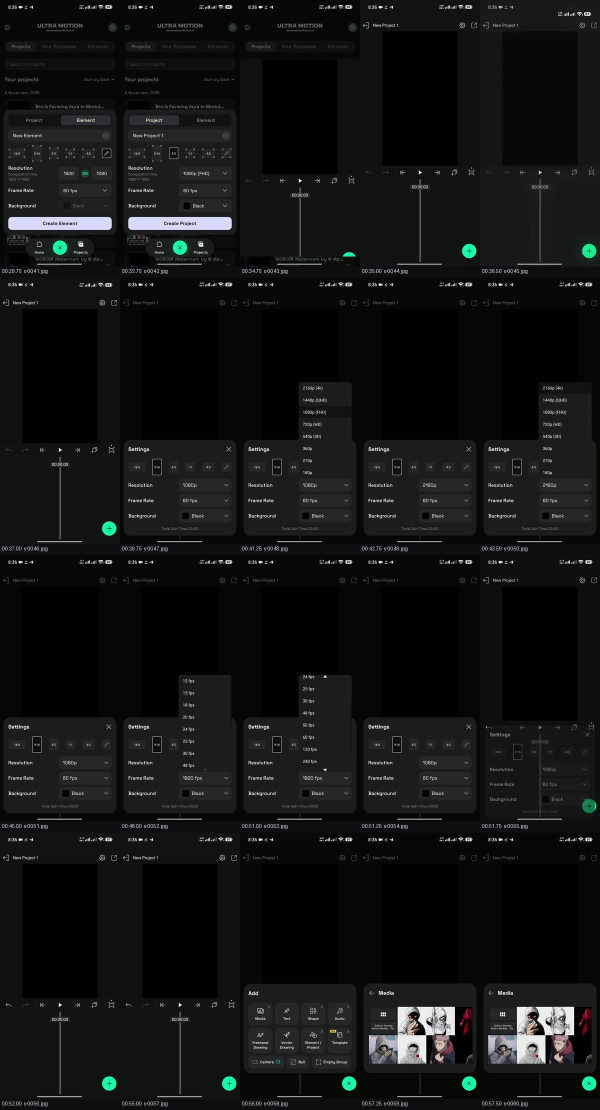
#> input picture analysis/sheets/sheet-003.jpg, 1200 x 2220 px, given as the content of the folder /tmp/arena-coding-uploads, which was not available (shown at 1/2 size)
$ python visual-audit.py
#> lines starting #> are read from the running program, lines starting #| are printed output that depends on the picture; after the words box and inside, x2 and y2 are one past the last pixel; in counts of white or black regions, pixels touching at a corner belong together
#!/usr/bin/env python3
"""Measured pixel audit against the 28 reference screenshots.

    python3 tools/visual-audit.py [--mine DIR]

The reference JPGs are 1220x2712. This script scales them to the 430x956
phone canvas, finds the exact bounding rows of the card colour (#1c1c1f),
the lavender button colour (#d8dcff) and the dominant palette, then reports
the same measurements for optional `--mine` screenshots and the deltas.

The numbers below are the values used by the v4.1.0 CSS alignment pass.
Only original code and original artwork are used in the app; this script
measures geometry/colour, it never copies an image into the build.
"""
from __future__ import annotations

import argparse
import glob
from pathlib import Path

import numpy as np
from PIL import Image

W, H = 430, 956
CARD = (28, 28, 30)
LAV = (216, 220, 255)

# Screen index -> (label, expected card rows in the 430x956 canvas)
SCREENS = {
    0: ("launcher", [(129, 226), (240, 475), (855, 921)]),
    2: ("settings", [(137, 745)]),
    3: ("create sheet", [(394, 840)]),
    7: ("add sheet", [(542, 861)]),
}


def row_groups(a: np.ndarray, target: tuple[int, int, int], tol: int, minpix: int) -> list[tuple[int, int]]:
    mask = (np.abs(a.astype(int) - np.array(target)).sum(axis=2) < tol)
    rows = np.where(mask.sum(axis=1) >= minpix)[0]
    out: list[tuple[int, int]] = []
    if not len(rows):
        return out
    start = prev = int(rows[0])
    for r in rows[1:]:
        r = int(r)
        if r - prev > 3:
            out.append((start, prev))
            start = r
        prev = r
    out.append((start, prev))
    return out[:5]


def measure(path: str) -> dict:
    img = Image.open(path).convert("RGB").resize((W, H))
    a = np.asarray(img)
    flat = a.reshape(-1, 3)
    # dominant colours (quantised to 8 levels to survive JPEG noise)
    q = (flat // 8 * 8)
    uniq, counts = np.unique(q, axis=0, return_counts=True)
    top = [tuple(int(v) for v in uniq[i]) for i in np.argsort(-counts)[:5]]
    return {
        "cards": row_groups(a, CARD, 10, 25),
        "lavender": row_groups(a, LAV, 22, 15),
        "dominant": top,
        "pixels": {
            "background": tuple(int(v) for v in a[600, 200]),
            "card": tuple(int(v) for v in a[145, 200]),
        },
    }


def main() -> None:
    ap = argparse.ArgumentParser()
    ap.add_argument("--refs", default="/tmp/arena-coding-uploads")
    ap.add_argument("--mine", default="")
    args = ap.parse_args()

    refs = sorted(glob.glob(str(Path(args.refs) / "*.jpg")))
    print(f"Reference screenshots: {len(refs)} at {Image.open(refs[0]).size}")
    print(f"Measured on the {W}x{H} phone canvas\n")

    for idx, (label, expected) in SCREENS.items():
        if idx >= len(refs):
            continue
        m = measure(refs[idx])
#> in measure, `img = Image.open(path).convert("RGB").resize((W, H))`:
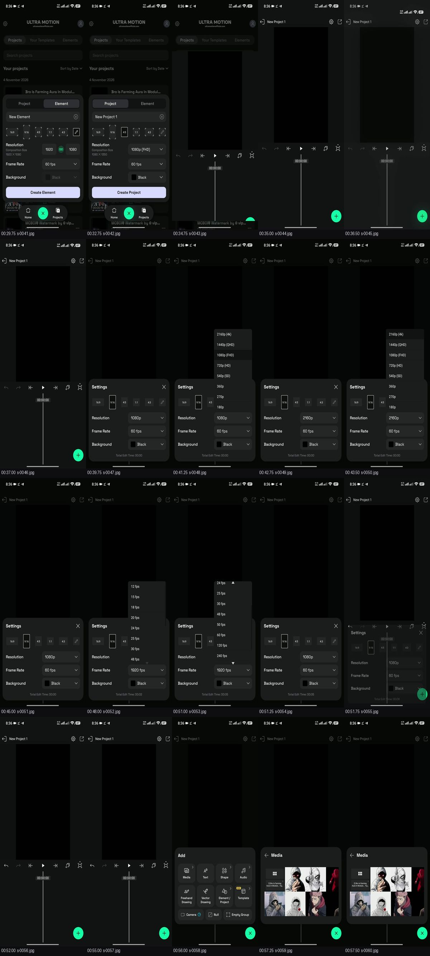
#> img: PIL image 430x956 RGB; mean R, G, B 18.1, 20, 19
#> in measure, `uniq, counts = np.unique(q, axis=0, return_counts=True)`: uniq = 1093 rows, first 8: [0, 0, 0], [0, 0, 8], [0, 8, 0], [0, 8, 8], [0, 8, 16], [0, 16, 0], [0, 16, 8], [0, 16, 16]; counts = 1093 values, max 141700 at index 0, min 1 at index 17, mean 376.1
#> in measure, `top = [tuple(int(v) for v in uniq[i]) for i in np.argsort(-counts)[:5]]`: top = [(0, 0, 0), (24, 24, 24), (16, 16, 16), (0, 8, 0), (8, 16, 16)]
#> in row_groups, `mask = (np.abs(a.astype(int) - np.array(target)).sum(axis=2) < tol)`:
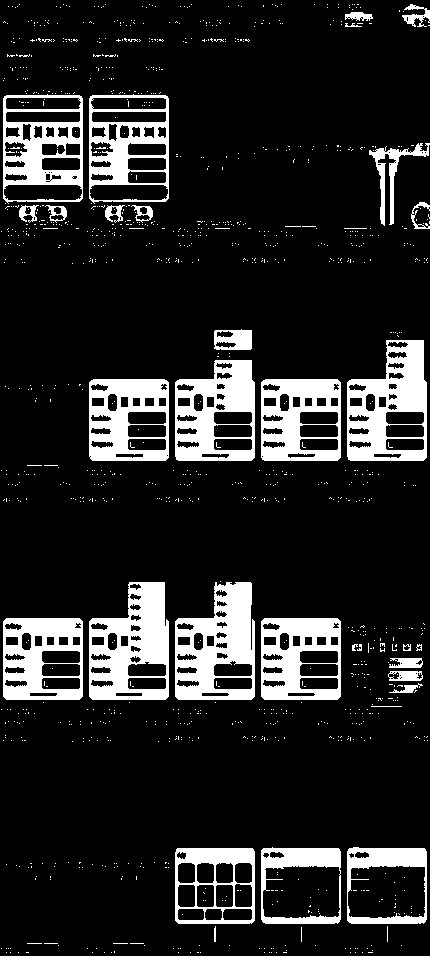
#> mask: shape (956, 430) bool; 14.6% white; 1201 white regions (1168 under 20 px), largest, box (x1, y1, x2, y2) and area: (89, 582, 169, 700) 5928, (175, 582, 255, 700) 5908, (347, 340, 427, 461) 5561
#> in row_groups, `rows = np.where(mask.sum(axis=1) >= minpix)[0]`: rows = 413 values from 6 to 952
#> in row_groups, `start = prev = int(rows[0])`: start = 6
#> the loop in row_groups, `for r in rows[1:]:` made 412 passes
#> (r, start, prev) on passes 2, 13, 16, 17, 20, 23: (14, 14, 14), (39, 39, 39), (55, 55, 55), (95, 95, 95), (109, 109, 109), (122, 122, 122)
#> (r, start) on passes 87, 90, 111, 112, 115, 132: (199, 199), (205, 205), (235, 235), (330, 330), (336, 336), (357, 357)
#> after the loop in row_groups, `for r in rows[1:]:`: out = [(6, 7), (14, 26), (39, 41), (55, 55), (95, 97), (109, 111), (122, 185), (199, 201), (205, 228), (235, 235), (330, 332), (336, 352), (357, 460), (465, 465), (474, 474), (498, 498), (582, 699), (706, 706), (713, 713), (848, 890), (906, 909), (916, 923), (943, 943)]
#> call 2 of row_groups, with target = (216, 220, 255), tol = 22, minpix = 15
#> in row_groups (call 2), `mask = (np.abs(a.astype(int) - np.array(target)).sum(axis=2) < tol)`:
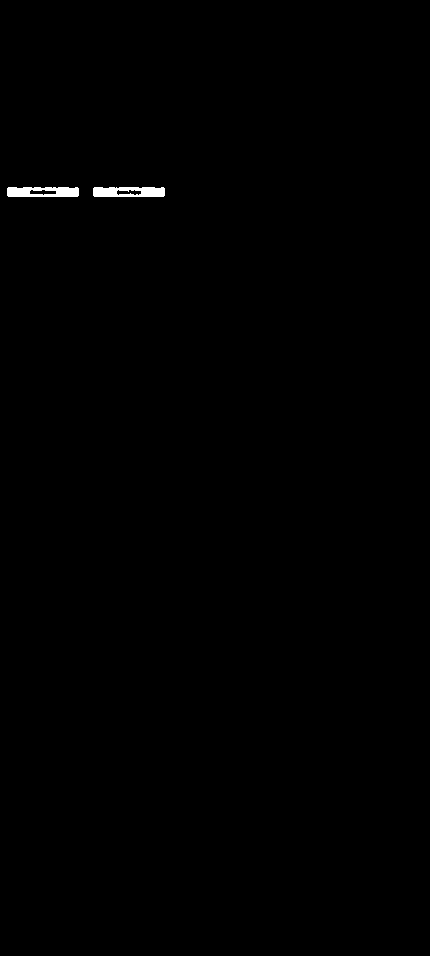
#> mask: shape (956, 430) bool; 0.3% white; 2 white regions, box (x1, y1, x2, y2) and area: (93, 187, 165, 197) 620, (7, 187, 79, 197) 611
#> in row_groups (call 2), `rows = np.where(mask.sum(axis=1) >= minpix)[0]`: rows = [187, 188, 189, 190, 191, 192, 193, 194, 195, 196]
#> in row_groups (call 2), `start = prev = int(rows[0])`: start = 187
#> the loop in row_groups (call 2), `for r in rows[1:]:` made 9 passes
#> after the loop in row_groups (call 2), `for r in rows[1:]:`: out = []
#> m = 4 items
        print(f"[{idx:02d}] {label}")
        print(f"      reference card rows : {expected}")
        print(f"      measured card rows  : {m['cards']}")
#|       measured card rows  : [(6, 7), (14, 26), (39, 41), (55, 55), (95, 97)]
        print(f"      lavender rows       : {m['lavender']}")
#|       lavender rows       : [(187, 196)]
        if args.mine:
            cand = Path(args.mine) / f"{label.replace(' ', '-')}.png"
            if cand.exists():
                mine = measure(str(cand))
                print(f"      our card rows       : {mine['cards']}")
                e = expected[0]
                if mine["cards"]:
                    g = mine["cards"][0]
                    print(f"      delta top/bottom    : {g[0]-e[0]:+d} / {g[1]-e[1]:+d} px")
        print()

    palette = measure(refs[0])
#> palette = 4 items
    print("Dominant launcher colours (8-level quantised):", palette["dominant"])
#| Dominant launcher colours (8-level quantised): [(0, 0, 0), (24, 24, 24), (16, 16, 16), (0, 8, 0), (8, 16, 16)]
    print("Exact samples: background", palette["pixels"]["background"],
          "card", palette["pixels"]["card"], "lavender", LAV)
#| Exact samples: background (1, 1, 1) card (1, 1, 1) lavender (216, 220, 255)
    print("\nCSS tokens used by v4.1.0:")
    for k, v in {
        "--um-home": "#121215", "--um-card": "#1c1c1f", "--um-card-2": "#262629",
        "--um-lav": "#d8dcff", "--um-teal": "#00ffa8", "--um-radius": "18px",
    }.items():
        print(f"  {k:14s} {v}")


if __name__ == "__main__":
    main()
